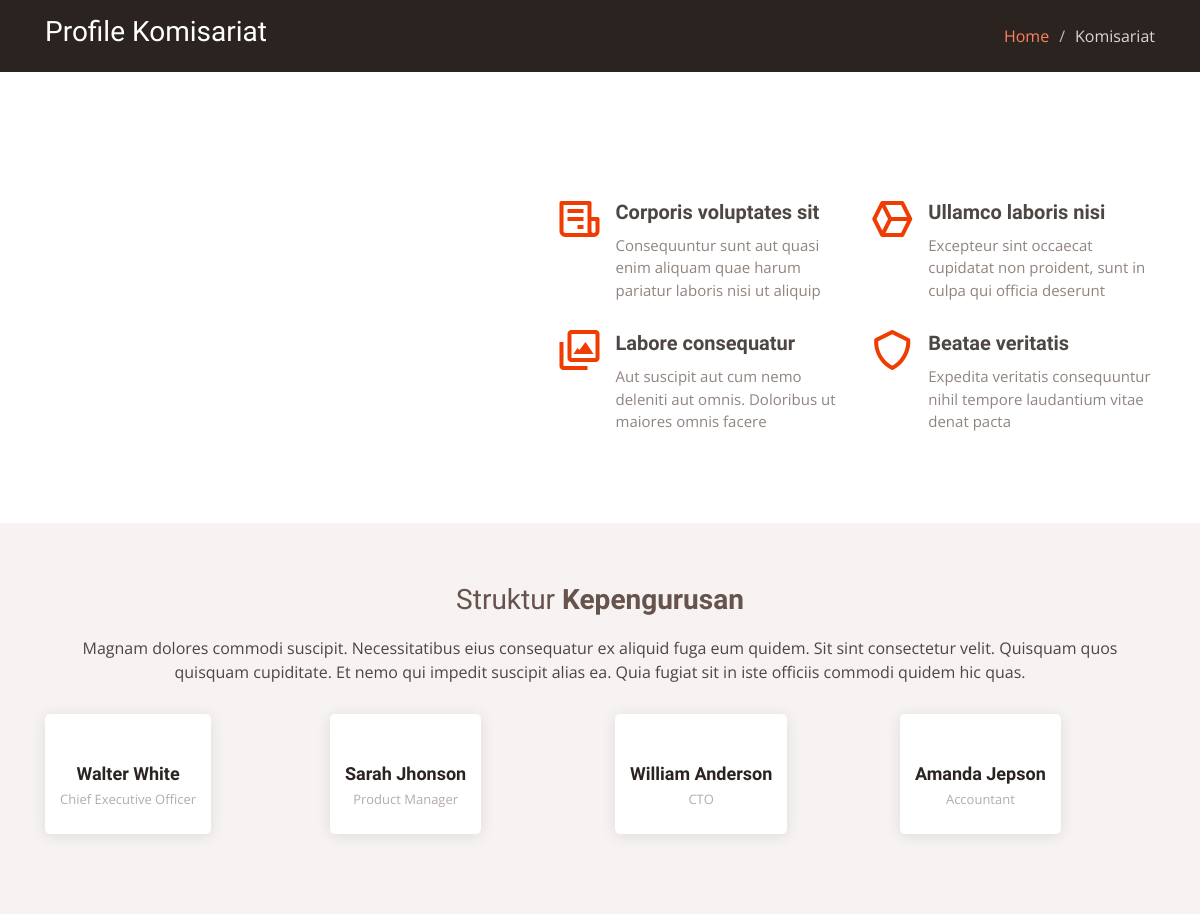
/index.php/komisariat/attaqwa (upper part), run on an earlier commit of the app's database.
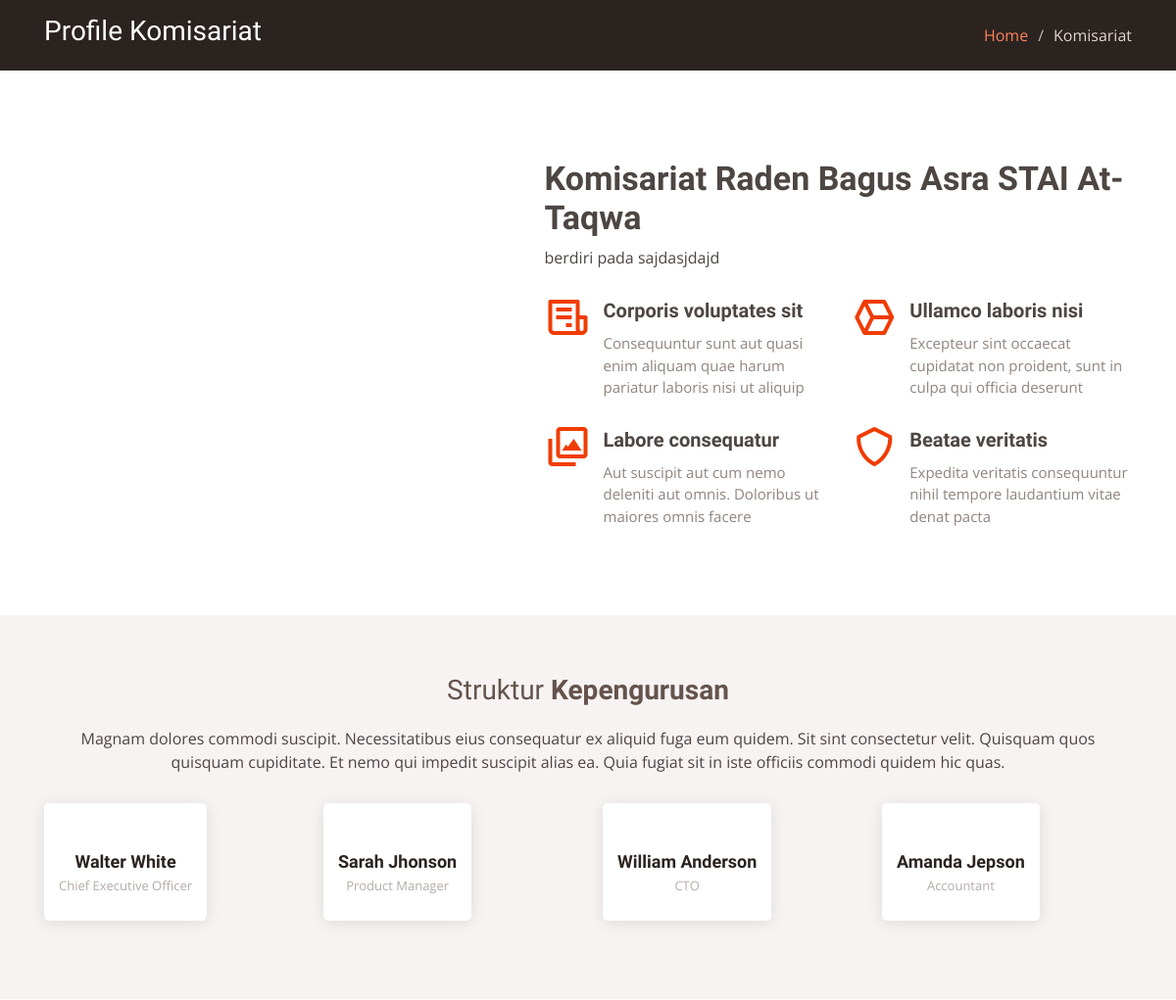
And on a later commit of the database.
### tables this page shows
CREATE TABLE `tb_komisariat` (
  `id` int(4) NOT NULL,
  `nama` varchar(50) NOT NULL,
  `isi` text NOT NULL,
  `foto` varchar(30) NOT NULL
);

### application/controllers/komisariat/Attaqwa.php (called while the page is built, shortened)
<?php
class Attaqwa extends CI_Controller
{
    public function index()
    {
        $data['title'] = 'Profile Komisariat Raden Bagus Asra - STAI At-taqwa';
        $data['komisariat'] = $this->db->get_where('tb_komisariat', ['id' => 4])->row_array();
        $data['proker'] = $this->db->get_where('tb_proker', ['user_id' => 7])->row_array();
        $this->load->view('template/frontend/header', $data);
        $this->load->view('komisariat/beranda_komisariat', $data);
        $this->load->view('template/frontend/footer', $data);
    }
}

### index.php (called while the page is built, shortened)
<?php
require_once BASEPATH.'core/CodeIgniter.php';

### application/views/komisariat/beranda_komisariat.php (the view, shortened to what the changed rows need)
<main id="main">
    <section id="breadcrumbs" class="breadcrumbs">
        <div class="container">
            <div class="d-flex justify-content-between align-items-center">
                <h2>Profile Komisariat</h2>
            </div>
        </div>
    </section>
    <section id="about-us" class="about-us">
        <div class="container">
            <div class="row no-gutters">
                <div class="col-xl-7 pl-0 pl-lg-5 pr-lg-1 d-flex align-items-stretch">
                    <div class="content d-flex flex-column justify-content-center">
                        <h3 data-aos="fade-up"><?php echo $komisariat['nama']; ?></h3>
                        <p data-aos="fade-up">
                            <?php echo $komisariat['isi']; ?>
                        </p>
                        <div class="row">
                            <div class="col-md-6 icon-box" data-aos="fade-up">
                            </div>
                            <div class="col-md-6 icon-box" data-aos="fade-up" data-aos-delay="100">
                            </div>
                            <div class="col-md-6 icon-box" data-aos="fade-up" data-aos-delay="200">
                            </div>
                            <div class="col-md-6 icon-box" data-aos="fade-up" data-aos-delay="300">
                            </div>
                        </div>
                    </div>
                </div>
            </div>
        </div>
    </section>
    <section id="team" class="team section-bg">
        <div class="container">
            <div class="section-title" data-aos="fade-up">
                <h2>Struktur <strong>Kepengurusan</strong></h2>
            </div>
        </div>
    </section>
</main>

What changed in the data, as far as the page shows it:
added tb_komisariat: nama "Komisariat Raden Bagus Asra STAI At-Taqwa", isi "berdiri pada sajdasjdajd"
